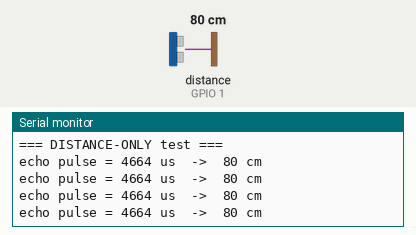
Recording of a sketch running on a simulated ESP32. Shown: the last lines printed to the serial monitor. Wiring (inferred from the names in the program): ultrasonic range finder: trigger GPIO 0; echo GPIO 1. The test bench sets the inputs (shaded band); at power-on: distance to the obstacle (sensor on GPIO 1) 80 cm. The echo pulse lasts 58.3 µs per cm.

Above: at 2.7 s.
2.8 s: distance to the obstacle (sensor on GPIO 1) set to 2 cm
At 3.28 s:
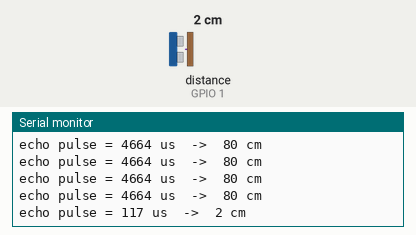
4.3 s: distance to the obstacle (sensor on GPIO 1) set to 4 cm
At 4.49 s:
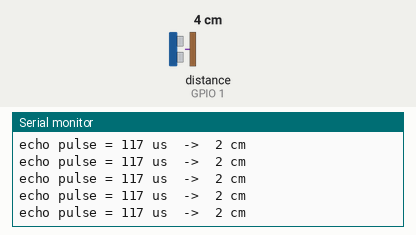
Timing chart, 0 to 7.3 s (numbered marks = the images above; inputs shaded):
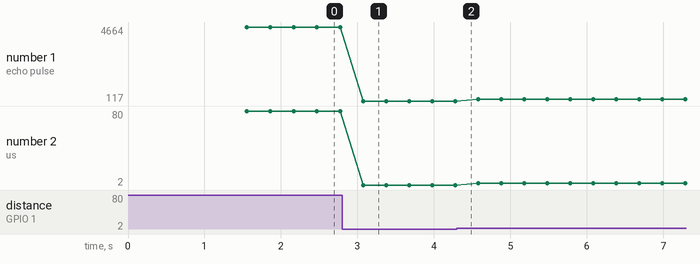

The sketch:

distance_only.ino
```cpp
/*
 * DISTANCE-ONLY isolation test
 * ============================
 * No PCA9685, no I2S. Just the HC-SR04.
 * Prints raw echo pulse (us) AND cm every ~300 ms so we can tell
 * "no pulse at all" (wiring/power) from "bad reading" (divider).
 *
 * Wiring:
 *   HC-SR04 VCC  <- 5V (ESP32 5V pin / USB)
 *   HC-SR04 GND  <- COMMON ground (same net as ESP32 GND)
 *   HC-SR04 TRIG <- GPIO0            (direct)
 *   HC-SR04 ECHO -> [R1 1k] -> GPIO1 junction -> [R2 2k] -> GND
 */

#define PIN_TRIG 0
#define PIN_ECHO 1

void setup() {
  Serial.begin(115200);
  delay(1500);
  Serial.println("\n=== DISTANCE-ONLY test ===");
  pinMode(PIN_TRIG, OUTPUT);
  pinMode(PIN_ECHO, INPUT);
  digitalWrite(PIN_TRIG, LOW);
  delay(50);
}

void loop() {
  // 10 us trigger pulse
  digitalWrite(PIN_TRIG, LOW);  delayMicroseconds(3);
  digitalWrite(PIN_TRIG, HIGH); delayMicroseconds(10);
  digitalWrite(PIN_TRIG, LOW);

  long dur = pulseIn(PIN_ECHO, HIGH, 30000UL);  // wait up to 30 ms

  Serial.print("echo pulse = ");
  if (dur == 0) {
    Serial.println("0 us  -> NO ECHO (check: 5V on VCC? common GND? TRIG/ECHO swapped? divider?)");
  } else {
    Serial.print(dur); Serial.print(" us  ->  ");
    Serial.print(dur / 58); Serial.println(" cm");
  }
  delay(300);
}
```

Measured:
- after the input at 2.8 s, the serial monitor: prints a new line after 0.28 s (image 1)
- plotted number 1: 4664 → 117 after the input at 2.8 s, 117 → 234 after the input at 4.3 s
- plotted number 2: 80 → 2 after the input at 2.8 s, 2 → 4 after the input at 4.3 s
